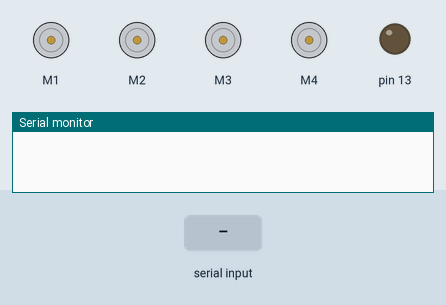
Recording of a sketch running on a simulated Arduino Uno, built with avr-gcc and run on an emulated ATmega328P. Shown: 4 × DC motor (green arrow = forward, orange = backward, longer = faster), output pins drawn as LEDs (lit = HIGH), the last lines printed to the serial monitor. The inputs (shaded band) are chosen by the test bench.

Above: at 1.2 s.
1.3 s: "A" received over Serial
2.8 s: "E" received over Serial
At 3.2 s:
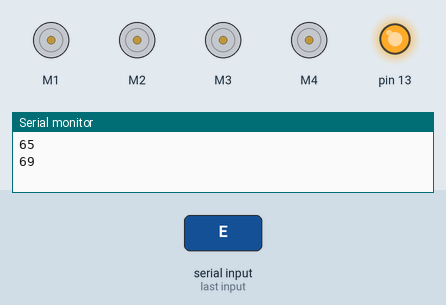
4.3 s: "B" received over Serial
At 5.6 s:
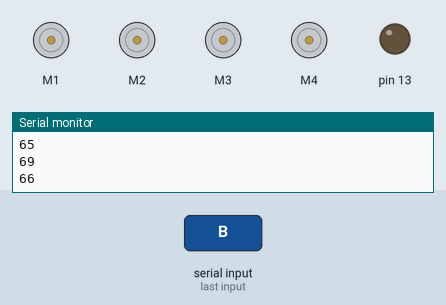
Timing chart, 0 to 7.3 s (numbered marks = the images above; inputs shaded):
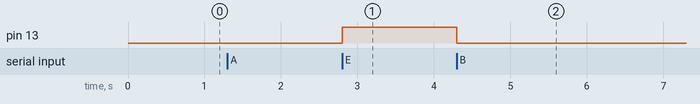

Measured:
- after the input at 2.8 s, pin 13: LOW → HIGH at once
- after the input at 4.3 s, pin 13: HIGH → LOW at once

The sketch:

arduino-car.ino
```cpp
#include<AFMotor.h>
int data;
AF_DCMotor motor1(1);
AF_DCMotor motor2(2);
AF_DCMotor motor3(3);
AF_DCMotor motor4(4);

void setup() {


  Serial.begin(9600);
  pinMode(13,OUTPUT);

}

void loop() {
  while(Serial.available()>0){
    data=Serial.read();
    Serial.println(data);

   switch(data){
    case 'A':  //front
        motor1.run(FORWARD);
        motor2.run(FORWARD);
        motor3.run(FORWARD);
        motor4.run(FORWARD);
        digitalWrite(13,LOW);
        break;


      case 'B':  //left
        motor1.run(BACKWARD);
        motor2.run(FORWARD);
        motor3.run(FORWARD);
        motor4.run(BACKWARD);
        digitalWrite(13,LOW);
        break;


      case 'C':  //right
        motor1.run(FORWARD);
        motor2.run(BACKWARD);
        motor3.run(BACKWARD);
        motor4.run(FORWARD);
        digitalWrite(13,LOW);
        break;


      case 'D':  //back
        motor1.run(BACKWARD);
        motor2.run(BACKWARD);
        motor3.run(BACKWARD);
        motor4.run(BACKWARD);
        digitalWrite(13,LOW);
        break;

      case 'E':
        motor1.run(RELEASE);
        motor2.run(RELEASE);
        motor3.run(RELEASE);
        motor4.run(RELEASE);
        digitalWrite(13,HIGH);
        break;
   }
  }

}
```
